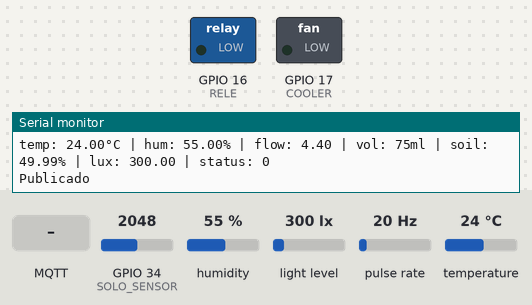
This program was run on a simulated ESP32. On the bench: switched loads named in the program (green lamp = pin HIGH), the last lines printed to the serial monitor. Wiring (inferred from the names in the program): pulse sensor: data GPIO 35. The test bench sets the inputs (shaded band); at power-on: GPIO 34 (SOLO_SENSOR) = 2048, humidity 55 %, light level 300 lx, pulse rate 20 Hz, temperature 24 °C. WiFi joins after 1.5 s; servers stay silent unless stated; no MQTT or app messages arrive unless stated.

Above: at 2.7 s.
2.8 s: MQTT message "1" arrives on the first subscribed topic
At 3.1 s:
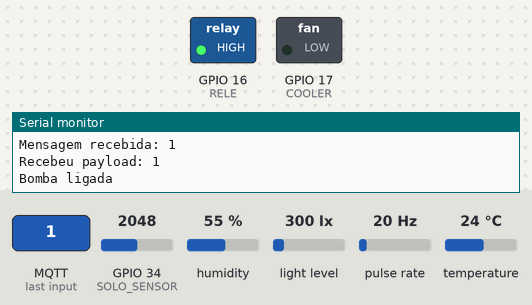
4.3 s: MQTT message "1" arrives on the second subscribed topic
At 5.5 s:
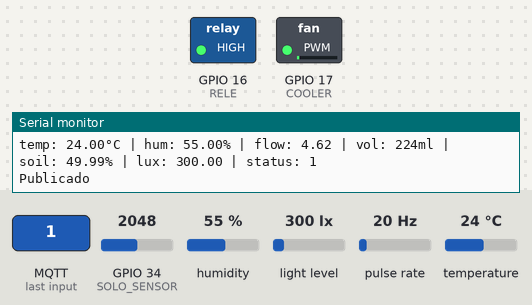
5.8 s: MQTT message "0" arrives on the first subscribed topic
At 6.6 s:
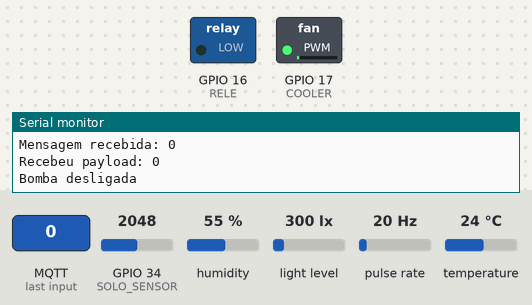
7.3 s: MQTT message "smartGreenHouseRead" arrives on the second subscribed topic
At 7.7 s:
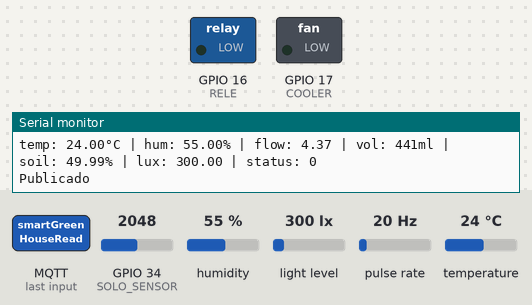
Timing chart, 0 to 9.8 s (numbered marks = the images above; inputs shaded):
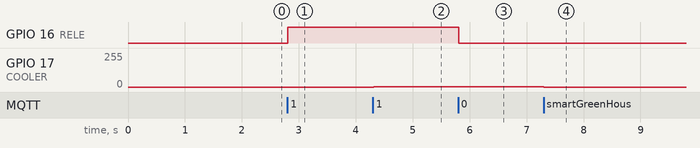

Measured:
- after the input at 2.8 s, GPIO 16 (RELE): LOW → HIGH at once
- after the input at 4.3 s, GPIO 17 (COOLER): 0/255 → 1/255 at once
- after the input at 5.8 s, GPIO 16 (RELE): HIGH → LOW at once
- after the input at 7.3 s, GPIO 17 (COOLER): 1/255 → 0/255 at once

The program:

main.cpp
```cpp
#include <Arduino.h>
#include "WiFi.h"
#include "PubSubClient.h"
#include "Adafruit_Sensor.h"
#include "Adafruit_TSL2561_U.h"
#include "DHT.h"

#define DHTPIN 4
#define SENSOR 35
#define RELE 16
#define SOLO_SENSOR 34
#define COOLER 17
#define LED 27
#define DHTTYPE    DHT11

volatile byte pulseCount = 0;


WiFiClient espClient;
PubSubClient client(espClient);
DHT dht(DHTPIN, DHTTYPE);
Adafruit_TSL2561_Unified tsl = Adafruit_TSL2561_Unified(TSL2561_ADDR_FLOAT, 12345);


void IRAM_ATTR pulseCounter(void);
void liquidQty(byte *p_pulse1Sec, unsigned int *p_flowMilliLitres, unsigned long *p_totalMilliLitres, float *p_flowRate, unsigned long *p_previousMillis);
void conectaWiFi(void);
void conectaMQTT(void);
void callback(char *topic, byte *payload, unsigned int length);
void acionaBomba(bool payload);
void displayInfo(float *p_temp, float *p_umid, float *p_vazao, unsigned long *p_totalMilliLitres, float *p_umidSolo, bool *p_solenoide, float *p_lux, char **p_dados);
void enviaDadosMQTT(char **p_dados);
void pegaValores(float *p_temp, float *p_umid, float *p_umidSolo, float *p_lux);
double conversaoSolo(float valorAdq, float valorMin, float valorMax, float tensaoMin, float tensaoMax);
void verificaBomba(bool *p_solenoide);
void controleCooler(byte *p_pwm);


void setup() {
  pinMode(SENSOR, INPUT_PULLUP);
  pinMode(RELE, OUTPUT);
  pinMode(SOLO_SENSOR, INPUT);
  pinMode(COOLER, OUTPUT);
  Serial.begin(115200);
  Serial.println("Inicio do programa");

  conectaWiFi();
  conectaMQTT();

  dht.begin();

  if(!tsl.begin())
  {
    Serial.print("Ooops, no TSL2561 detected ... Check your wiring or I2C ADDR!");
    while(1);
  }

  attachInterrupt(digitalPinToInterrupt(SENSOR), pulseCounter, FALLING);

}


void loop() {
  unsigned long previousMillis = 0, previousMillis2 = 0;
  byte pulse1Sec = 0;
  unsigned int flowMilliLitres = 0;
  unsigned long totalMilliLitres = 0;
  float flowRate = 0.0, t = 0, h = 0, umidSolo = 0, lux = 0;
  long currentMillis = 0;
  char *p_dados;
  bool solenoide = false;


  while(1)
  {
    pegaValores(&t, &h, &umidSolo, &lux);
    verificaBomba(&solenoide);
    currentMillis = millis();
    if(currentMillis - previousMillis > 1000)
    {
      liquidQty(&pulse1Sec, &flowMilliLitres, &totalMilliLitres, &flowRate, &previousMillis);
      displayInfo(&t, &h, &flowRate, &totalMilliLitres, &umidSolo, &solenoide, &lux, &p_dados);
      enviaDadosMQTT(&p_dados);
      previousMillis = currentMillis;
    }

    if(currentMillis - previousMillis2 > 15000)
    {

      previousMillis2 = currentMillis;
    }
    client.loop();
  }
}


void IRAM_ATTR pulseCounter(void)
{
  pulseCount++;
}


void liquidQty(byte *p_pulse1Sec, unsigned int *p_flowMilliLitres, unsigned long *p_totalMilliLitres, float *p_flowRate, unsigned long *p_previousMillis)
{
  float calibrationFactor = 4.5;

  *p_pulse1Sec = pulseCount;
  pulseCount = 0;

  *p_flowRate = ((1000.0 / (millis() - *p_previousMillis)) * *p_pulse1Sec) / calibrationFactor;
  *p_previousMillis = millis();

  *p_flowMilliLitres = (*p_flowRate / 60) * 1000;

  *p_totalMilliLitres += *p_flowMilliLitres;
}

void conectaWiFi(void)
{
  WiFi.begin("WIFI-FACENS", "iOt#F@c0504");

  while (WiFi.status() != WL_CONNECTED)
  {
    delay(500);
    Serial.print(".");
  }

  Serial.println("");
  Serial.println("WiFi conectado");
  Serial.println("IP obtido: ");
  Serial.println(WiFi.localIP());
}

void conectaMQTT(void)
{
  const char *mqttServer = "52.1.135.87";
  const int mqttPort = 1883;

  client.setServer(mqttServer, mqttPort);
  client.setCallback(callback);

  Serial.println("\nConectando no MQTT...");
  while(!client.connected())
  {
    if(client.connect("Sensor1"))
    {
      Serial.println("Conectado!");
      Serial.println("Conectado Ao servidor MQTT!");
      client.subscribe("smartGreenHouseRead");
      client.subscribe("smartGreenHousePWM");
    }else
    {
      Serial.print("Falha na conexão ao servidor MQTT. Código de erro: ");
      Serial.print(client.state());
      delay(2000);
    }
  }
}

void callback(char *topic, byte *payload, unsigned int length)
{
  String valor = "";
  Serial.print("Mensagem recebida: ");
  for(int i = 0; i < length; i++)
  {
    valor += (char)payload[i];
    Serial.print((char)payload[i]);
  }
  Serial.println("");


  if(strcmp(topic, "smartGreenHouseRead") == 0)
  {
    if(valor == "1")
      acionaBomba(true);
    else if(valor == "0")
      acionaBomba(false);
  }

  if(strcmp(topic, "smartGreenHousePWM") == 0)
  {
    byte pwm = valor.toInt();
    controleCooler(&pwm);
  }


  valor = "";
}


void acionaBomba(bool payload)
{
  Serial.print("Recebeu payload: ");
  Serial.println(payload);

  if(payload == true)
  {
    digitalWrite(RELE, HIGH);
    Serial.println("Bomba ligada");
  }else
  {
    digitalWrite(RELE, LOW);
    Serial.println("Bomba desligada");
  }
}


void displayInfo(float *p_temp, float *p_umid, float *p_vazao, unsigned long *p_totalMilliLitres, float *p_umidSolo, bool *p_solenoide, float *p_lux, char **p_dados)
{
  int tamanho_string = snprintf(NULL, 0, "temp: %.2f°C | hum: %.2f%% | flow: %.2f | vol: %iml | soil: %.2f%% | lux: %.2f | solenoide: %c\n", *p_temp, *p_umid, *p_vazao, *p_totalMilliLitres, *p_umidSolo, *p_lux,*p_solenoide ? '1' : '0');
  *p_dados = (char*)malloc((tamanho_string + 1) * sizeof(char));

  if(*p_dados != NULL)
  {
    sprintf(*p_dados, "temp: %.2f°C | hum: %.2f%% | flow: %.2f | vol: %iml | soil: %.2f%% | lux: %.2f | status: %c\n", *p_temp, *p_umid, *p_vazao, *p_totalMilliLitres, *p_umidSolo, *p_lux, *p_solenoide ? '1' : '0');
    Serial.println(*p_dados);
  }else
  {
    Serial.println("Erro ao alocar memoria");
    delay(1000);
    ESP.restart();
  }
}

void enviaDadosMQTT(char **p_dados)
{
  client.publish("smartGreenHouse", *p_dados);
  Serial.println("Publicado");
  free(*p_dados);
}

void pegaValores(float *p_temp, float *p_umid, float *p_umidSolo, float *p_lux)
{
  sensors_event_t event;
  tsl.getEvent(&event);

  if(event.light)
    *p_lux = event.light;
  *p_temp = dht.readTemperature();
  *p_umid = dht.readHumidity();
  *p_umidSolo = conversaoSolo(analogRead(SOLO_SENSOR), 0, 4095, 100, 0);
}

double conversaoSolo(float valorAdq, float valorMin, float valorMax, float tensaoMin, float tensaoMax)
{
  return (valorAdq - valorMin) * (tensaoMax - tensaoMin) / (valorMax - valorMin) + tensaoMin;
}

void verificaBomba(bool *p_solenoide)
{
  if(digitalRead(RELE) == HIGH)
    *p_solenoide = true;
  else
    *p_solenoide = false;
}

void controleCooler(byte *p_pwm)
{
  analogWrite(COOLER, *p_pwm);
}

void controleLED(byte *p_pwm)
{
  analogWrite(LED, *p_pwm);
}
```
